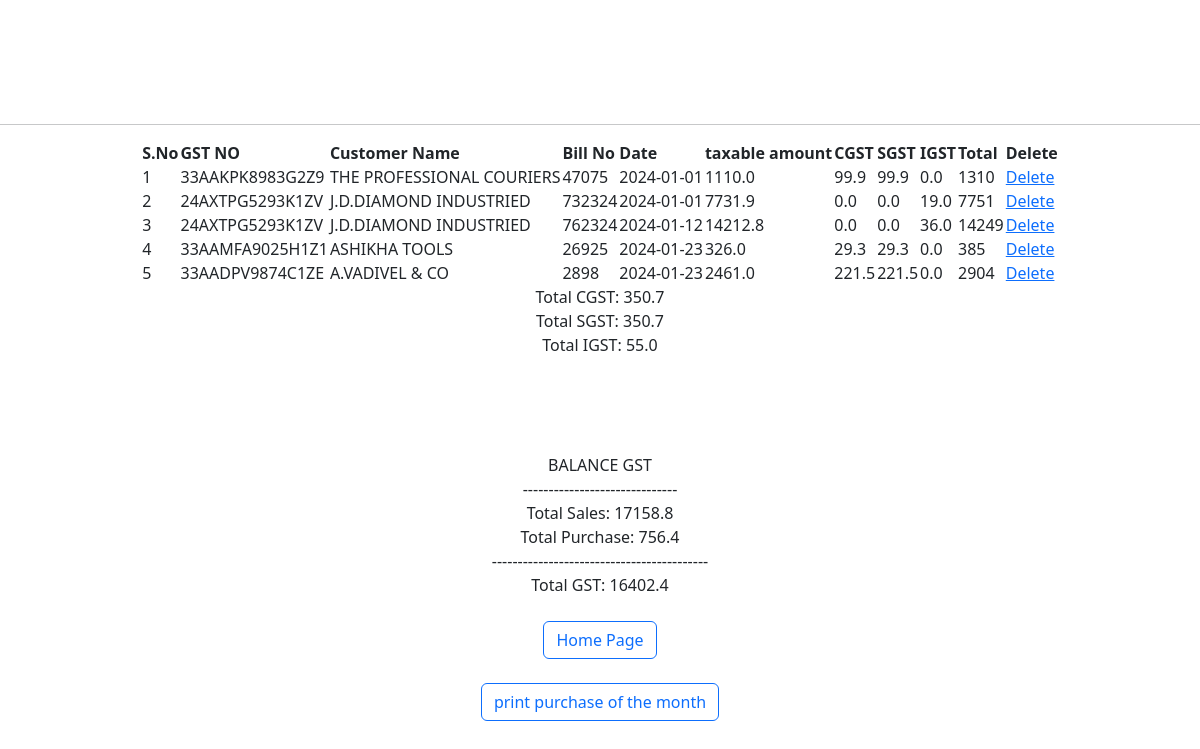
Screenshot of /view1.php with the database file from the repository.
### tables this page shows
CREATE TABLE `purchase` (
  `sno` int(11) NOT NULL,
  `GSTNO` varchar(15) NOT NULL,
  `cname` varchar(255) NOT NULL,
  `taxamt` decimal(11,1) NOT NULL,
  `cgst` decimal(11,1) NOT NULL,
  `sgst` decimal(11,1) NOT NULL,
  `igst` decimal(11,1) NOT NULL,
  `Total` int(11) NOT NULL,
  `date` varchar(25) NOT NULL,
  `bill` int(11) DEFAULT NULL
);

### view1.php (the view, shortened to what this page needs)
<head>
  <link href="https://cdn.jsdelivr.net/npm/bootstrap@5.3.3/dist/css/bootstrap.min.css" rel="stylesheet">
</head>
<body>
</body>
</head>
<body>
<font size="5" color="#ffffff" >
<center style="background-color:;">Delvin Diamond Tools</center>
<center>Somarsampettai</center>
<center>Trichy,102</center>
</font>
<hr></hr>
</body>
</html>
<?php
include("conn.php");
$sql = "SELECT * FROM `purchase` ORDER BY `purchase`.`date` ASC";
$result = $conn->query($sql);
if ($result->num_rows > 0) {
	$sql = "SELECT * FROM `purchase` ORDER BY `purchase`.`date` ASC";
	$result = $conn->query($sql);
	$s=1;
	echo "<center><table><tr><th>S.No</th><th>GST NO</th><th>Customer Name</th><TH>Bill No</th><th>Date</th><th>taxable amount</th><th>CGST</th><th>SGST</th><th>IGST</th><th>Total</th><th>Delete</th></tr></center>";
  while($row = $result->fetch_assoc()) {
    $bill=$row["bill"];
	echo"<center><tr><td>".$s."</td><td>".$row["GSTNO"]."</td><td>".$row["cname"]."</td><td>".$row["bill"]."</td><td>".$row["date"]."</td><td>".$row["taxamt"]."</td><td>".$row["cgst"]."</td><td>".$row["sgst"]."</td><td>".$row["igst"]."</td><td>".$row["Total"]."</td><td> <a href='delete1.php ?bill=".$bill." ' >Delete</a>"."</td></tr></center>";
	$s++;
  }
} else {
  echo "0 results<br>";
}
$sql= "SELECT sum(cgst) from purchase";
$result=$conn->query($sql);
while($row=mysqli_fetch_array($result)){
		echo "Total CGST: ".$row['sum(cgst)'];
		echo "Total SGST: ".$row['sum(cgst)'];
}
		$sql1= "SELECT sum(igst) from purchase";
$result1=$conn->query($sql1);
while($row=mysqli_fetch_array($result1)){
		echo "Total IGST: ".$row['sum(igst)'];
}
echo"<center>BALANCE GST</center>";
echo"------------------------------<br>";
$sql= "SELECT sum(cgst)+sum(igst)+sum(cgst) from delvin";
$result=$conn->query($sql);
while($row=mysqli_fetch_array($result)){
		echo "Total Sales:  ".$row['sum(cgst)+sum(igst)+sum(cgst)'];
}
$sql= "SELECT sum(cgst)+sum(igst)+sum(cgst) from purchase";
$result=$conn->query($sql);
while($row=mysqli_fetch_array($result)){
		echo "Total Purchase:  ".$row['sum(cgst)+sum(igst)+sum(cgst)'];
}
echo "<center>------------------------------------------<center>";
$sql= "SELECT (SELECT (SUM(cgst)+sum(cgst)+sum(igst)) FROM delvin) - (SELECT (SUM(cgst)+sum(cgst)+sum(igst)) FROM purchase) as result";
$result=$conn->query($sql);
while($row=mysqli_fetch_array($result)){
		echo "Total GST: ".$row['result'];
		echo "<br>";
}
?>
<br>
<a href="purchase.html" class="btn btn-outline-primary">Home Page</a><br><br>
<a href="printpurchase.php" class="btn btn-outline-primary">print purchase of the month</a>

### view1.php (style rules this page uses)
body { background-image: url('blue.jpg'); background-repeat: no-repeat; background-attachment: fixed; background-position: top; background-size:2000px 900px; }

### rows the page displays
purchase: GSTNO "33AAKPK8983G2Z9", cname "THE PROFESSIONAL COURIERS", bill "47075", date "2024-01-01", taxamt "1110.0", cgst "99.9", sgst "99.9", igst "0.0", Total "1310"
purchase: GSTNO "24AXTPG5293K1ZV", cname "J.D.DIAMOND INDUSTRIED", bill "732324", date "2024-01-01", taxamt "7731.9", cgst "0.0", sgst "0.0", igst "19.0", Total "7751"
purchase: GSTNO "24AXTPG5293K1ZV", cname "J.D.DIAMOND INDUSTRIED", bill "762324", date "2024-01-12", taxamt "14212.8", cgst "0.0", sgst "0.0", igst "36.0", Total "14249"
purchase: GSTNO "33AAMFA9025H1Z1", cname "ASHIKHA TOOLS", bill "26925", date "2024-01-23", taxamt "326.0", cgst "29.3", sgst "29.3", igst "0.0", Total "385"
purchase: GSTNO "33AADPV9874C1ZE", cname "A.VADIVEL & CO", bill "2898", date "2024-01-23", taxamt "2461.0", cgst "221.5", sgst "221.5", igst "0.0", Total "2904"

### other values shown
$row['sum(cgst)'] "350.7"
$row['sum(igst)'] "55.0"
$row['sum(cgst)+sum(igst)+sum(cgst)'] "17158.8"
$row['sum(cgst)+sum(igst)+sum(cgst)'] "756.4"
$row['result'] "16402.4"
